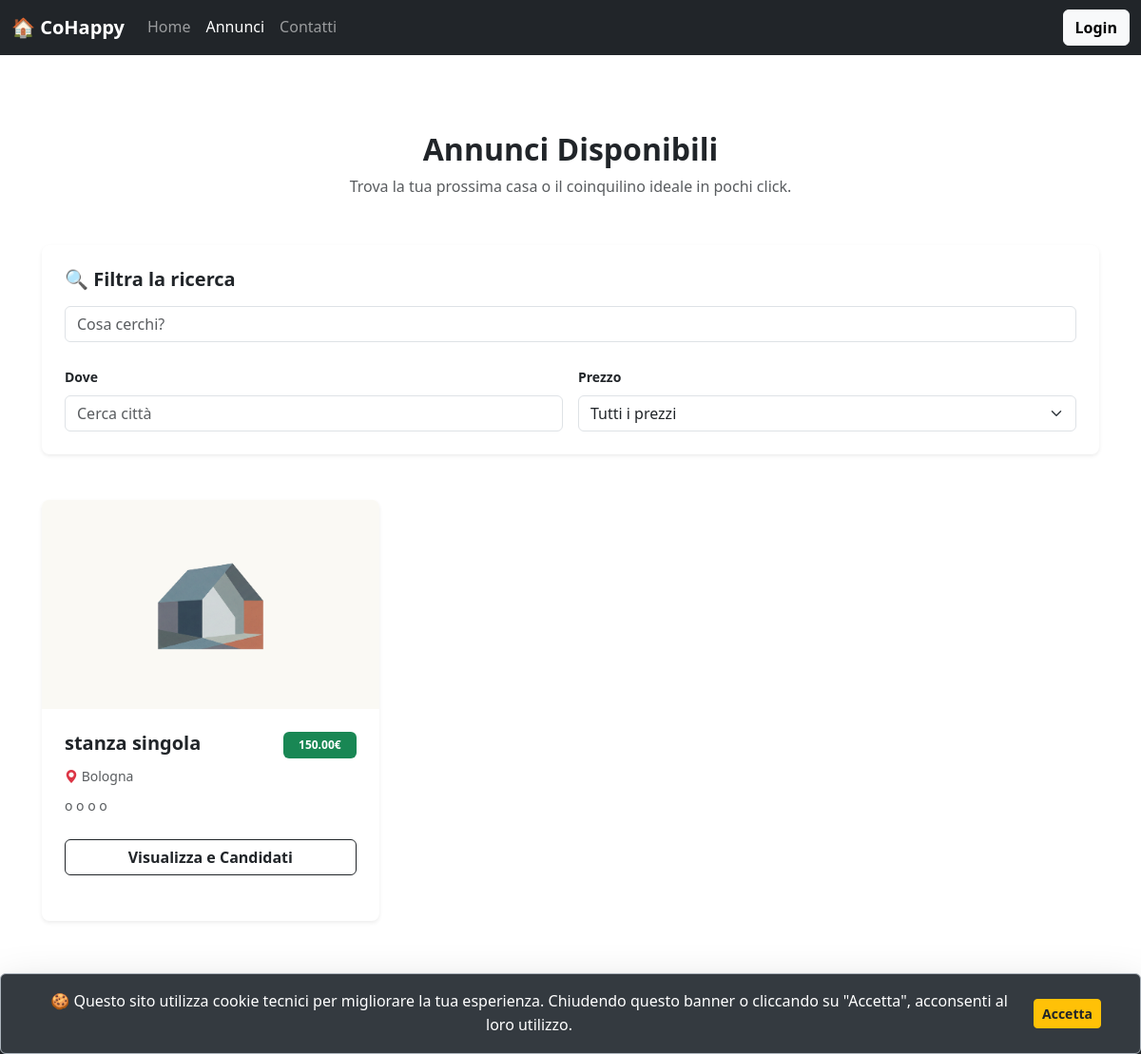
The app's page /annunci.php with its own data.
### tables this page shows
CREATE TABLE `annunci` (
  `id_annuncio` int(11) NOT NULL,
  `titolo` varchar(255) NOT NULL,
  `descrizione` text DEFAULT NULL,
  `prezzo` decimal(10,2) DEFAULT NULL,
  `luogo` varchar(255) DEFAULT NULL,
  `id_utente` int(11) DEFAULT NULL,
  `immagine` varchar(255) DEFAULT 'img/nophoto.png',
  `data_pubblicazione` timestamp NOT NULL DEFAULT current_timestamp(),
  `isActive` tinyint(1) NOT NULL DEFAULT 1
);

### annunci.php (called while the page is built)
<?php
require_once 'bootstrap.php';
$templateParams["titolo"] = "CoHappy - Annunci";
$templateParams["nome"] = "annunci_template.php";
$templateParams["annunci"] = $dbh->getAnnunci();
require 'template/base.php';
?>

### db/database.php (called while the page is built, shortened)
<?php
class DatabaseHelper {
    private $db;
    public function __construct($servername, $username, $password, $dbname, $port) {
        $this->db = new mysqli($servername, $username, $password, $dbname, $port);
    }
    public function getAnnunci() {
        $stmt = $this->db->prepare("SELECT * FROM annunci WHERE isActive = 1 ORDER BY data_pubblicazione DESC");
        $stmt->execute();
        return $stmt->get_result()->fetch_all(MYSQLI_ASSOC);
    }
}
?>

### bootstrap.php (called while the page is built, shortened)
<?php
require_once("db/database.php");
require_once("utils/functions.php");
$dbh = new DatabaseHelper("localhost", "root", "", "cohappy_db", 3306);
?>

### template/annunci_template.php (the view, shortened to what this page needs)
<div class="container my-5">
    <div class="text-center mb-5">
        <h2 class="fw-bold">Annunci Disponibili</h2>
        <p class="text-muted">Trova la tua prossima casa o il coinquilino ideale in pochi click.</p>
    </div>
    <section class="filters mb-5">
        <div class="card shadow-sm border-0">
            <div class="card-body p-4">
                <h5 class="fw-bold mb-3">🔍 Filtra la ricerca</h5>
                <form id="form-filtri" class="row g-3" onsubmit="return false;">
                    <div class="col-12 mb-2">
                        <input type="text" id="filtro-testo" class="form-control" placeholder="Cosa cerchi?" ...>
                    </div>
                    <div class="col-md-6">
                        <label for="filtro-dove" class="form-label small fw-bold">Dove</label>
                        <input type="text" id="filtro-dove" class="form-control" placeholder="Cerca città">
                    </div>
                    <div class="col-md-6">
                        <label for="filtro-prezzo" class="form-label small fw-bold">Prezzo</label>
                        <select id="filtro-prezzo" class="form-select">
                            <option value="all" selected>Tutti i prezzi</option>
                        </select>
                    </div>
                </form>
            </div>
        </div>
    </section>
    <section class="row g-4" id="container-annunci">
        <?php foreach($templateParams["annunci"] as $annuncio):
            $percorsoImmagine = !empty($annuncio['immagine']) ? htmlspecialchars($annuncio['immagine']) : 'img/nophoto.png';
        ?>
            <div class="col-12 col-md-6 col-lg-4 annuncio-item"
                 data-titolo="<?php echo strtolower(htmlspecialchars($annuncio['titolo'] . ' ' . $annuncio['descrizione'])); ?>"
                 data-prezzo="<?php echo $annuncio['prezzo']; ?>"
                 data-luogo="<?php echo strtolower(htmlspecialchars($annuncio['luogo'])); ?>">
                <div class="card h-100 shadow-sm border-0 overflow-hidden">
                    <img src="<?php echo $percorsoImmagine; ?>" class="card-img-top" alt="Foto alloggio" style="height: 220px; object-fit: cover;">
                    <div class="card-body p-4">
                        <div class="d-flex justify-content-between align-items-start mb-2">
                            <h5 class="fw-bold mb-0"><?php echo htmlspecialchars($annuncio['titolo']); ?></h5>
                            <span class="badge bg-success px-3 py-2"><?php echo number_format($annuncio['prezzo'], 2); ?>€</span>
                        </div>
                        <div class="text-muted small mb-2">
                            <i class="bi bi-geo-alt-fill text-danger"></i> <?php echo htmlspecialchars($annuncio['luogo']); ?>
                        </div>
                        <p class="card-text text-muted small mb-4 text-truncate-2">
                            <?php echo htmlspecialchars($annuncio['descrizione']); ?>
                        </p>
                        <button class="btn btn-outline-dark w-100 fw-bold" data-bs-toggle="modal" data-bs-target="#modal-<?php echo $annuncio['id_annuncio']; ?>">
                            Visualizza e Candidati
                        </button>
                    </div>
                </div>
            </div>
        <?php endforeach; ?>
    </section>
</div>

### css/style.css (style rules this page uses)
:root { --primary-color: #0d6efd; --secondary-color: #6c757d; --accent-color: #ffc107; --text-color: #212529; --bg-light: #f8f9fa; --border-radius: 0.5rem; }
body { font-family: 'Noto Sans', sans-serif; line-height: 1.6; color: var(--text-color); background-color: var(--bg-light); margin: 0; padding-bottom: 60px; }
.card { border: none; border-radius: var(--border-radius); box-shadow: 0 4px 6px rgba(0,0,0,0.1); margin-bottom: 1.5rem; transition: transform 0.2s; }
img { max-width: 100%; height: auto; }
body { overflow-x: hidden; scroll-behavior: smooth; }

### records on screen
annunci: immagine (picture), titolo "stanza singola", prezzo "150.00", luogo "Bologna", descrizione "o o o o"
